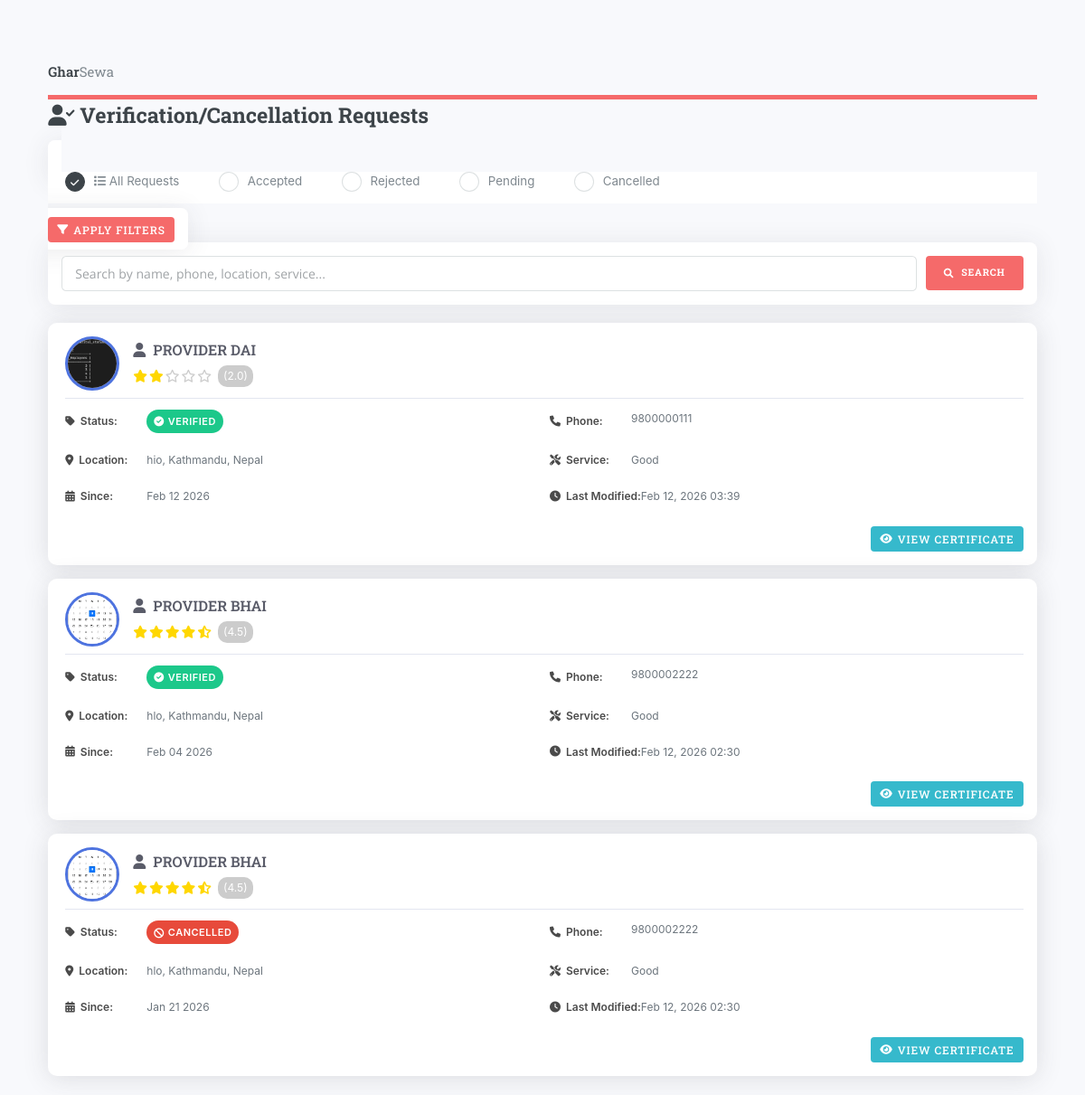
/view_arequest.php (signed in), run on the app's committed database.
### tables this page shows
CREATE TABLE `verification_request` (
  `vrid` int(11) NOT NULL,
  `service_id` int(11) NOT NULL,
  `provider_id` int(11) NOT NULL,
  `specification` varchar(255) DEFAULT NULL,
  `estd_date` date DEFAULT NULL,
  `certificate_pic` varchar(255) DEFAULT NULL,
  `status` tinyint(4) NOT NULL DEFAULT 0,
  `read_status` tinyint(1) NOT NULL DEFAULT 0,
  `read_status_a` tinyint(1) NOT NULL DEFAULT 0,
  `msg` varchar(255) NOT NULL DEFAULT 'New verification request submitted',
  `msga` varchar(255) NOT NULL DEFAULT 'You have a new verification request',
  `last_modified` timestamp NOT NULL DEFAULT current_timestamp() ON UPDATE current_timestamp()
);

CREATE TABLE `provider` (
  `pid` int(11) NOT NULL,
  `fname` varchar(50) NOT NULL,
  `mname` varchar(50) DEFAULT NULL,
  `lname` varchar(50) NOT NULL,
  `dob` date DEFAULT NULL,
  `gender` enum('Male','Female','Other') DEFAULT 'Male',
  `country` varchar(50) DEFAULT NULL,
  `state` varchar(50) DEFAULT NULL,
  `city` varchar(50) DEFAULT NULL,
  `address` text DEFAULT NULL,
  `phnno` varchar(20) DEFAULT NULL,
  `email` varchar(100) NOT NULL,
  `photo` varchar(255) DEFAULT NULL,
  `average_rating` decimal(2,1) DEFAULT 0.0,
  `created_at` timestamp NOT NULL DEFAULT current_timestamp(),
  `password` varchar(255) NOT NULL,
  `wallet` decimal(10,2) NOT NULL DEFAULT 0.00,
  `rating_count` int(11) NOT NULL DEFAULT 0
);

### view_arequest.php (the view, shortened to what this page needs)
<?php
$con = mysqli_connect("localhost", "root", "", "homeservice");
if (isset($_POST['sbbtn']) && isset($_POST['rp1'])) {
    $status_filter = $_POST['rp1'];
    $_SESSION['verification_filter'] = $status_filter;
    header("Location: view_arequest.php");
    exit();
} elseif (isset($_GET['clear_filters'])) {
    unset($_SESSION['verification_filter']);
    header("Location: view_arequest.php");
    exit();
} elseif (isset($_SESSION['verification_filter'])) {
    $status_filter = $_SESSION['verification_filter'];
} else {
    $status_filter = '';
}
$query = "SELECT p.fname, p.mname, p.lname, p.phnno, p.country, p.state, p.city, p.address,
            p.photo, p.average_rating,
            vr.specification, vr.estd_date, vr.certificate_pic, vr.status, vr.vrid, vr.read_status_a,
            vr.msga, vr.last_modified, vr.provider_id
            FROM provider p
            JOIN verification_request vr ON p.pid = vr.provider_id
            JOIN services s ON vr.service_id = s.sid";
if ($status_filter !== '') {
    $query .= " WHERE vr.status = ?";
    $query .= " ORDER BY vr.last_modified DESC";
    $stmt = $con->prepare($query);
    $stmt->bind_param("i", $status_filter);
} else {
    $query .= " ORDER BY vr.last_modified DESC";
    $stmt = $con->prepare($query);
}
$stmt->execute();
$result = $stmt->get_result();
?>
<!DOCTYPE HTML>
<html>
<head>
    <link rel="stylesheet" href="assets/css/main.css" />
    <link rel="stylesheet" href="https://cdnjs.cloudflare.com/ajax/libs/font-awesome/6.0.0/css/all.min.css" />
</head>
<body class="is-preload">
    <div id="wrapper">
        <div id="main">
            <div class="inner">
                <header id="header">
                    <a href="view_arequest.php" class="logo"><strong>Ghar</strong>Sewa</a>
                </header>
                <header class="main">
                    <h2><i class="fas fa-user-check"></i> Verification/Cancellation Requests</h2>
                </header>
                <form method="post" action="view_arequest.php" class="filter-form">
                    <div class="radio-group">
                        <div class="radio-option">
                            <label for="all" style="display: inline; font-weight: normal;"><i class="fas fa-list"></i> All Requests</label>
                        </div>
                        <div class="radio-option">
                            <label for="rp1" style="display: inline; font-weight: normal;"> Accepted</label>
                        </div>
                        <div class="radio-option">
                            <label for="rp2" style="display: inline; font-weight: normal;"> Rejected</label>
                        </div>
                        <div class="radio-option">
                            <label for="rp3" style="display: inline; font-weight: normal;"> Pending</label>
                        </div>
                        <div class="radio-option">
                            <label for="rp4" style="display: inline; font-weight: normal;"> Cancelled</label>
                        </div>
                    </div>
                    <button type="submit" name="sbbtn" class="button primary"><i class="fas fa-filter"></i> Apply Filters</button>
                </form>
                <div class="search-bar">
                    <input type="text" class="search-input" id="globalSearch" placeholder="Search by name, phone, location, service...">
                    <button class="search-button primary" id="searchBtn">
                        <i class="fas fa-search"></i> Search
                    </button>
                </div>
                <div class="requests-container" id="requestsContainer">
                    <?php if ($result->num_rows > 0) : ?>
                        <?php while ($row = $result->fetch_assoc()) : ?>
                            <div class="request-card">
                                <div class="card-header">
                                    <img src="<?php echo htmlspecialchars($row['photo'] ? 'uploads/' . $row['photo'] : 'https://via.placeholder.com/60'); ?>"
                                         alt="User Avatar" class="user-avatar"
                                         onclick="openImageModal('<?php echo htmlspecialchars($row['photo'] ? 'uploads/' . $row['photo'] : 'https://via.placeholder.com/150'); ?>')">
                                    <div>
                                        <h3>
                                            <i class="fas fa-user"></i>
                                            <?php echo htmlspecialchars(strtoupper($row['fname'] . ' ' . $row['mname'] . ' ' . $row['lname'])); ?>
                                        </h3>
                                        <?php if ($row['average_rating'] !== null) : ?>
                                            <div class="star-rating">
                                                <?php
                                                $rating = $row['average_rating'];
                                                $fullStars = floor($rating);
                                                $hasHalfStar = ($rating - $fullStars) >= 0.5;
                                                for ($i = 0; $i < $fullStars; $i++) {
                                                    echo '<i class="fas fa-star"></i>';
                                                }
                                                if ($hasHalfStar) {
                                                    echo '<i class="fas fa-star-half-alt"></i>';
                                                }
                                                for ($i = $fullStars + ($hasHalfStar ? 1 : 0); $i < 5; $i++) {
                                                    echo '<i class="far fa-star"></i>';
                                                }
                                                ?>
                                                <span class="rating-value">(<?php echo number_format($rating, 1); ?>)</span>
                                            </div>
                                        <?php endif; ?>
                                    </div>
                                </div>
                                <div class="card-content">
                                    <div class="detail-row">
                                        <span class="detail-label"><i class="fas fa-tag"></i> Status:</span>
                                        <span class="detail-value">
                                            <?php if ($row['status'] == 0) : ?>
                                                <span class="status-badge status-pending"><i class="fas fa-clock"></i> Pending</span>
                                            <?php elseif ($row['status'] == 1) : ?>
                                                <span class="status-badge status-accepted"><i class="fas fa-check-circle"></i> Verified</span>
                                            <?php elseif ($row['status'] == 2) : ?>
                                                <span class="status-badge status-rejected"><i class="fas fa-times-circle"></i> Rejected</span>
                                            <?php else : ?>
                                                <span class="status-badge status-cancelled"><i class="fas fa-ban"></i> Cancelled</span>
                                            <?php endif; ?>
                                        </span>
                                    </div>
                                    <div class="detail-row">
                                        <span class="detail-label"><i class="fas fa-phone"></i> Phone:</span>
                                        <span class="detail-value"><?php echo htmlspecialchars($row['phnno']); ?></span>
                                    </div>
                                    <div class="detail-row">
                                        <span class="detail-label"><i class="fas fa-map-marker-alt"></i> Location:</span>
                                        <span class="detail-value"><?php echo htmlspecialchars($row['address'] . ', '.$row['city'] . ', ' . $row['country']); ?></span>
                                    </div>
                                    <div class="detail-row">
                                        <span class="detail-label"><i class="fas fa-tools"></i> Service:</span>
                                        <span class="detail-value"><?php echo htmlspecialchars($row['specification']); ?></span>
                                    </div>
                                    <div class="detail-row">
                                        <span class="detail-label"><i class="fas fa-calendar-alt"></i> Since:</span>
                                        <span class="detail-value"><?php echo date('M d Y', strtotime($row['estd_date'])); ?></span>
                                    </div>
                                    <div class="detail-row">
                                        <span class="detail-label"><i class="fas fa-clock"></i> Last Modified:</span>
                                        <span class="detail-value"><?php echo date('M j, Y H:i', strtotime($row['last_modified'])); ?></span>
                                    </div>
                                </div>
                                <div class="action-buttons">
                                    <a href="<?php echo htmlspecialchars($row['certificate_pic']); ?>"
                                        target="_blank" class="button view button primary">
                                        <i class="fas fa-eye"></i> View Certificate
                                    </a>
                                </div>
                            </div>
                        <?php endwhile; ?>
                    <?php endif; ?>
                </div>
            </div>
        </div>
    </div>
</body>
</html>

### view_arequest.php (style rules this page uses)
:root { --primary-color: #4e73df; --success-color: #1cc88a; --danger-color: #e74a3b; --warning-color: #f6c23e; --info-color: #36b9cc; --dark-color: #5a5c69; --light-color: #f8f9fc; }
body { background-color: #f8f9fc; font-family: 'Nunito', -apple-system, BlinkMacSystemFont, 'Segoe UI', Roboto, 'Helvetica Neue', Arial, sans-serif; }
.filter-form { background-color: white; padding: 15px; border-radius: 8px; margin-bottom: 20px; box-shadow: 0 0.15rem 1.75rem 0 rgba(58, 59, 69, 0.1); }
.search-bar { background-color: white; padding: 15px; border-radius: 8px; margin-bottom: 20px; box-shadow: 0 0.15rem 1.75rem 0 rgba(58, 59, 69, 0.1); display: flex; gap: 10px; }
.search-input { flex: 1; padding: 10px 15px; border: 1px solid #ddd; border-radius: 4px; font-size: 14px; }
.search-button { padding: 10px 20px; background: var(--primary-color); color: white; border: none; border-radius: 4px; cursor: pointer; display: inline-flex; align-items: center; gap: 8px; }
.radio-group { display: flex; gap: 15px; margin-bottom: 15px; flex-wrap: wrap; background-color: white; }
.radio-option { display: flex; align-items: center; gap: 5px; background-color: white; }
.requests-container { display: flex; flex-direction: column; gap: 15px; margin: 20px 0; }
.request-card { background: white; border-radius: 10px; box-shadow: 0 0.15rem 1.75rem 0 rgba(58, 59, 69, 0.15); padding: 15px; position: relative; transition: all 0.2s ease; width: 100%; border-left: 4px solid transparent; }
.status-badge { padding: 4px 8px; border-radius: 20px; font-size: 11px; font-weight: 600; color: white; text-transform: uppercase; letter-spacing: 0.5px; display: inline-flex; align-items: center; gap: 4px; }
.status-accepted { background-color: var(--success-color); }
.status-rejected, .status-cancelled { background-color: var(--danger-color); }
.card-header { margin-bottom: 12px; padding-bottom: 8px; border-bottom: 1px solid #e3e6f0; display: flex; align-items: center; gap: 15px; }
.card-header h3 { margin: 0; color: var(--dark-color); font-size: 16px; font-weight: 600; display: flex; align-items: center; gap: 8px; }
.user-avatar { width: 60px; height: 60px; border-radius: 50%; object-fit: cover; border: 3px solid var(--primary-color); cursor: pointer; transition: transform 0.3s ease; }
.card-content { display: grid; grid-template-columns: 1fr 1fr; gap: 12px; font-size: 13px; }
.detail-row { display: flex; margin-bottom: 8px; }
.detail-label { font-weight: 600; color: #4a4a4a; min-width: 90px; font-size: 12px; display: flex; align-items: center; gap: 6px; }
.detail-value { color: #6c757d; flex: 1; word-break: break-word; font-size: 12px; }
.star-rating { display: inline-flex; align-items: center; margin-top: 5px; }
.star-rating i { color: #FFD700; font-size: 14px; margin-right: 2px; }
.star-rating .far { color: #ccc; }
.rating-value { font-size: 12px; margin-left: 5px; color: #fff; background: rgba(0,0,0,0.2); padding: 2px 6px; border-radius: 10px; }
.action-buttons { display: flex; gap: 10px; margin-top: 15px; justify-content: flex-end; flex-wrap: wrap; }
.button { padding: 5px 10px; font-size: 12px; font-weight: 500; display: inline-flex; align-items: center; gap: 5px; border-radius: 4px; cursor: pointer; transition: all 0.2s; border: none; text-decoration: none; height: 28px; line-height: 1; }
.button.view { background: var(--info-color); color: white; }
form { margin: 0; padding: 0; display: inline; }

### data on the page
verification_request: provider.photo (picture), provider.lname "PROVIDER DAI", provider.average_rating "2.0", status 1 (drawn), provider.phnno "9800000111", provider.country "hio, Kathmandu, Nepal", specification "Good", estd_date "Feb 12 2026", last_modified "Feb 12, 2026 03:39"
verification_request: provider.photo (picture), provider.lname "PROVIDER BHAI", provider.average_rating "4.5", status 1 (drawn), provider.phnno "9800002222", provider.country "hlo, Kathmandu, Nepal", specification "Good", estd_date "Feb 04 2026", last_modified "Feb 12, 2026 02:30"
verification_request: provider.photo (picture), provider.lname "PROVIDER BHAI", provider.average_rating "4.5", status 3 (drawn), provider.phnno "9800002222", provider.country "hlo, Kathmandu, Nepal", specification "Good", estd_date "Jan 21 2026", last_modified "Feb 12, 2026 02:30"
